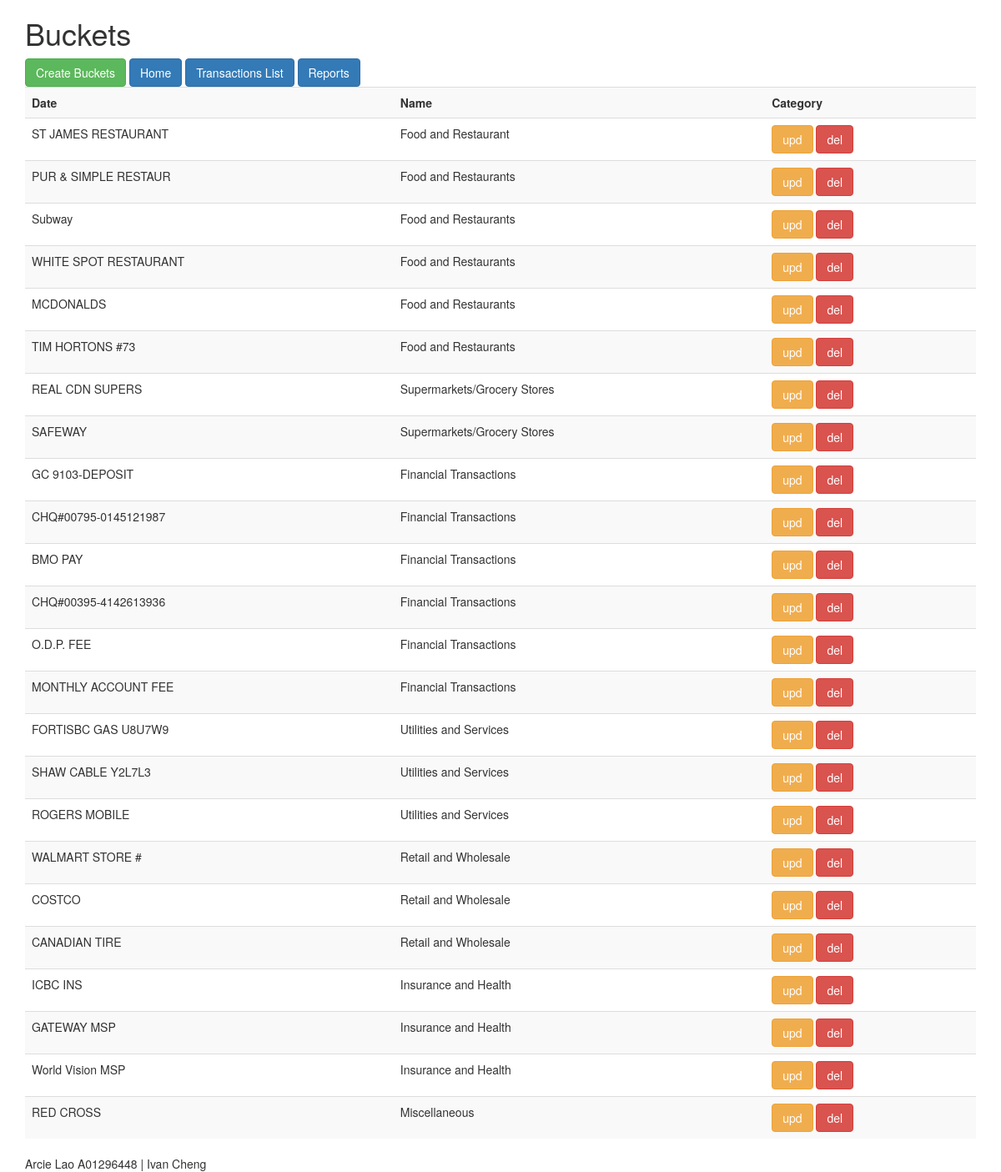
The page /buckets.php (signed in) on the database its author committed.
### tables this page shows
CREATE TABLE buckets (
    id INTEGER PRIMARY KEY AUTOINCREMENT,
    entry_name VARCHAR(255),
    category VARCHAR(255)
);

### buckets.php (the view, shortened to what this page needs)
<?php
include("inc_header.php");
?>
    <h1>
        Buckets
    </h1>
    <a class='btn btn-small btn-success' href='/buckets_crud/create/create.php'>Create Buckets</a>
    <a class='btn btn-small btn-primary' href='home.php'>Home</a>
    <a class='btn btn-small btn-primary' href='transactions.php'>Transactions List</a>
    <a class='btn btn-small btn-primary' href='reports/reports.php'>Reports</a>
    <?php
    include("process_import.php");
    $tableExists = $db->querySingle("SELECT name FROM sqlite_master WHERE type='table' AND name='buckets'");
    if ($tableExists) {
        $res = $db->query('SELECT * FROM buckets');
        if ($res) {
            echo "<table width='100%' class='table table-striped'>\n";
            echo "<tr><th>Date</th>".
                "<th>Name</th>".
                "<th>Category</th>";
            while ($row = $res->fetchArray()) {
                echo "<tr><td>{$row['entry_name']}</td>";
                echo "<td>{$row['category']}</td>";
                echo "<td>";
                echo "<a class='btn btn-small btn-warning' href='/buckets_crud/update/update.php?id={$row['id']}'>upd</a>";
                echo "<a class='btn btn-small btn-danger' href='/buckets_crud/delete/delete.php?id={$row['id']}'>del</a>";
                echo "</td></tr>\n";
            };
            echo "</table>\n";
        }
    } else {
    }
    ?>
<?php
include("inc_footer.php");
?>

### rows shown on the page
buckets: entry_name "ST JAMES RESTAURANT", category "Food and Restaurant"
buckets: entry_name "PUR & SIMPLE RESTAUR", category "Food and Restaurants"
buckets: entry_name "Subway", category "Food and Restaurants"
buckets: entry_name "WHITE SPOT RESTAURANT", category "Food and Restaurants"
buckets: entry_name "MCDONALDS", category "Food and Restaurants"
buckets: entry_name "TIM HORTONS #73", category "Food and Restaurants"
buckets: entry_name "REAL CDN SUPERS", category "Supermarkets/Grocery Stores"
buckets: entry_name "SAFEWAY", category "Supermarkets/Grocery Stores"
buckets: entry_name "GC 9103-DEPOSIT", category "Financial Transactions"
buckets: entry_name "CHQ#00795-0145121987", category "Financial Transactions"
buckets: entry_name "BMO PAY", category "Financial Transactions"
buckets: entry_name "CHQ#00395-4142613936", category "Financial Transactions"
buckets: entry_name "O.D.P. FEE", category "Financial Transactions"
buckets: entry_name "MONTHLY ACCOUNT FEE", category "Financial Transactions"
buckets: entry_name "FORTISBC GAS U8U7W9", category "Utilities and Services"
buckets: entry_name "SHAW CABLE Y2L7L3", category "Utilities and Services"
buckets: entry_name "ROGERS MOBILE", category "Utilities and Services"
buckets: entry_name "WALMART STORE #", category "Retail and Wholesale"
buckets: entry_name "COSTCO", category "Retail and Wholesale"
buckets: entry_name "CANADIAN TIRE", category "Retail and Wholesale"
buckets: entry_name "ICBC INS", category "Insurance and Health"
buckets: entry_name "GATEWAY MSP", category "Insurance and Health"
buckets: entry_name "World Vision MSP", category "Insurance and Health"
buckets: entry_name "RED CROSS", category "Miscellaneous"
